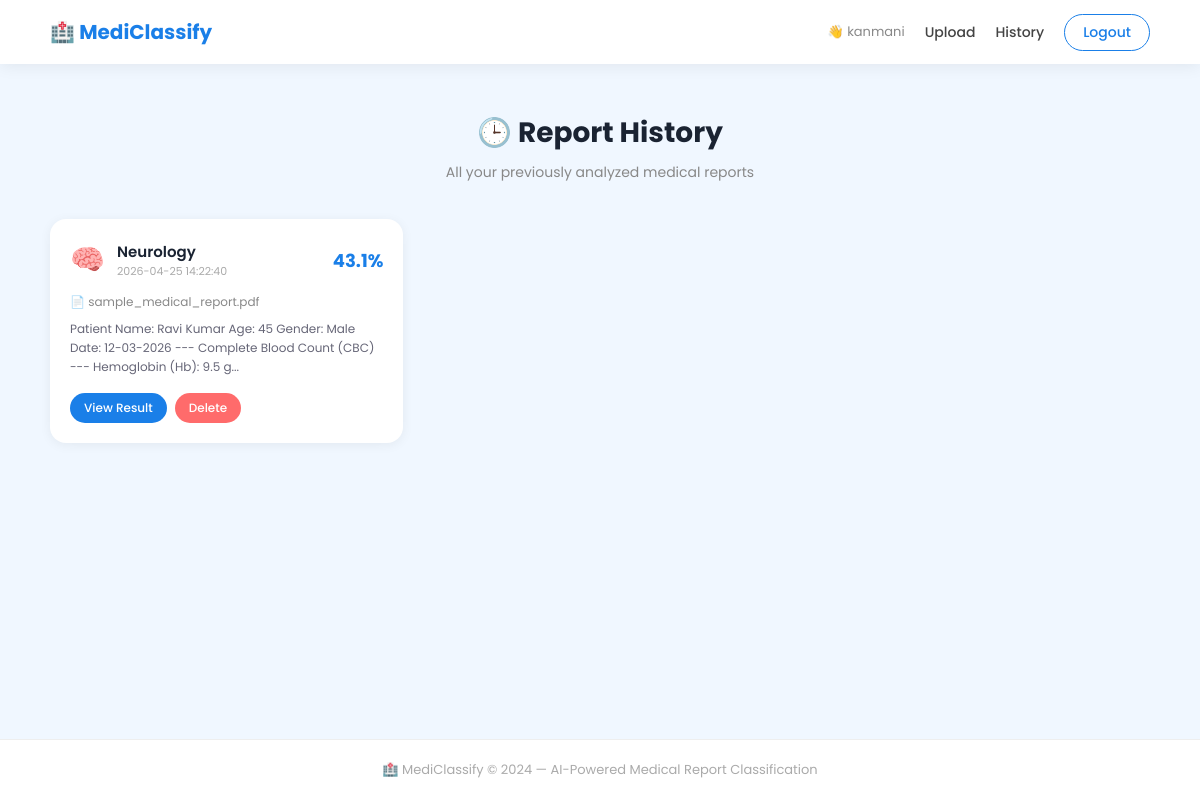
Screenshot of /history (signed in) with the database file from the repository.
### tables this page shows
CREATE TABLE users (
            id INTEGER PRIMARY KEY AUTOINCREMENT,
            name TEXT NOT NULL,
            email TEXT UNIQUE NOT NULL,
            password TEXT NOT NULL,
            created_at TEXT NOT NULL
        );

CREATE TABLE reports (
            id INTEGER PRIMARY KEY AUTOINCREMENT,
            user_id INTEGER NOT NULL,
            filename TEXT NOT NULL,
            extracted_text TEXT,
            category TEXT,
            confidence REAL,
            keywords TEXT,
            created_at TEXT NOT NULL,
            FOREIGN KEY (user_id) REFERENCES users(id)
        );

### app.py (the view)
@app.route('/history')
@login_required
def history():
    db      = get_db()
    reports = db.execute('SELECT * FROM reports WHERE user_id = ? ORDER BY created_at DESC',
                         (current_user.id,)).fetchall()
    return render_template('history.html', reports=reports)

### app.py (called while the page is built)
def get_db():
    db = sqlite3.connect(os.path.join(os.path.dirname(os.path.abspath(__file__)), 'instance', 'database.db'))
    db.row_factory = sqlite3.Row
    return db

@login_manager.user_loader
def load_user(user_id):
    db   = get_db()
    user = db.execute('SELECT * FROM users WHERE id = ?', (user_id,)).fetchone()
    if user:
        return User(user['id'], user['name'], user['email'])
    return None

### templates/history.html (shortened to what this page needs)
{% extends "base.html" %}
{% block content %}
<section class="page-section">
  <div class="container">
    <div class="page-header">
      <h2>🕒 Report History</h2>
      <p>All your previously analyzed medical reports</p>
    </div>
    {% if reports %}
    <div class="history-grid">
      {% for r in reports %}
      <div class="history-card">
        <div class="history-card-header">
          <span class="history-icon">
            {% if r['category'] == 'Surgery' %}🔪
            {% elif r['category'] == 'Radiology' %}🩻
            {% else %}🧠{% endif %}
          </span>
          <div>
            <div class="history-category">{{ r['category'] }}</div>
            <div class="history-date">{{ r['created_at'] }}</div>
          </div>
          <div class="history-conf">{{ r['confidence'] }}%</div>
        </div>
        <div class="history-filename">📄 {{ r['filename'] }}</div>
        <div class="history-preview">{{ r['extracted_text'][:120] }}...</div>
        <div class="history-actions">
          <a href="{{ url_for('result', report_id=r['id']) }}" class="btn-sm-primary">View Result</a>
          <a href="{{ url_for('delete_report', report_id=r['id']) }}"
             class="btn-sm-danger"
             onclick="return confirm('Delete this report?')">Delete</a>
        </div>
      </div>
      {% endfor %}
    </div>
    {% endif %}
  </div>
</section>
{% endblock %}

### templates/base.html (shortened to what this page needs)
<!DOCTYPE html>
<html lang="en">
<head>
  <link rel="stylesheet" href="{{ url_for('static', filename='css/style.css') }}"/>
</head>
<body>
  <nav class="navbar">
    <div class="nav-container">
      <a href="{{ url_for('home') }}" class="nav-logo">
        🏥 MediClassify
      </a>
      <div class="nav-links">
        {% if current_user.is_authenticated %}
          <span class="nav-user">👋 {{ current_user.name }}</span>
          <a href="{{ url_for('upload') }}" class="nav-link">Upload</a>
          <a href="{{ url_for('history') }}" class="nav-link">History</a>
          <a href="{{ url_for('logout') }}" class="nav-btn-outline">Logout</a>
        {% else %}
          <a href="{{ url_for('login') }}" class="nav-link">Login</a>
          <a href="{{ url_for('register') }}" class="nav-btn">Get Started</a>
        {% endif %}
      </div>
    </div>
  </nav>
  <main>
    {% block content %}{% endblock %}
  </main>
  <footer class="footer">
    <p>🏥 MediClassify &copy; 2024 — AI-Powered Medical Report Classification</p>
  </footer>
</body>
</html>

### static/css/style.css (style rules this page uses)
*, *::before, *::after { box-sizing: border-box; margin: 0; padding: 0; }
body { font-family: 'Poppins', sans-serif; background: #F0F7FF; color: #1a2332; min-height: 100vh; display: flex; flex-direction: column; }
a { text-decoration: none; color: inherit; }
.navbar { background: white; box-shadow: 0 2px 16px rgba(0,0,0,0.07); position: sticky; top: 0; z-index: 100; padding: 0 24px; }
.nav-container { max-width: 1100px; margin: 0 auto; display: flex; align-items: center; justify-content: space-between; height: 64px; }
.nav-logo { font-size: 20px; font-weight: 700; color: #1a7fe8; }
.nav-links { display: flex; align-items: center; gap: 20px; }
.nav-link { font-size: 14px; font-weight: 500; color: #444; }
.nav-user { font-size: 13px; color: #888; }
.nav-btn-outline { border: 1.5px solid #1a7fe8; color: #1a7fe8; padding: 7px 18px; border-radius: 24px; font-size: 14px; font-weight: 500; }
.btn-sm-primary { background: #1a7fe8; color: white; padding: 6px 14px; border-radius: 20px; font-size: 12px; font-weight: 500; }
.btn-sm-danger { background: #FF6B6B; color: white; padding: 6px 14px; border-radius: 20px; font-size: 12px; font-weight: 500; }
.container { max-width: 1100px; margin: 0 auto; }
.page-section { padding: 48px 24px; min-height: calc(100vh - 140px); }
.page-header { text-align: center; margin-bottom: 36px; }
.page-header h2 { font-size: 28px; font-weight: 700; margin-bottom: 8px; }
.page-header p { font-size: 14px; color: #888; }
.history-grid { display: grid; grid-template-columns: repeat(auto-fill, minmax(300px, 1fr)); gap: 20px; }
.history-card { background: white; border-radius: 16px; padding: 20px; box-shadow: 0 2px 12px rgba(0,0,0,0.06); }
.history-card-header { display: flex; align-items: center; gap: 12px; margin-bottom: 12px; }
.history-icon { font-size: 28px; }
.history-category { font-size: 15px; font-weight: 600; }
.history-date { font-size: 11px; color: #aaa; }
.history-conf { margin-left: auto; font-size: 18px; font-weight: 700; color: #1a7fe8; }
.history-filename { font-size: 12px; color: #888; margin-bottom: 8px; }
.history-preview { font-size: 12px; color: #667; line-height: 1.6; margin-bottom: 16px; }
.history-actions { display: flex; gap: 8px; }
.footer { background: white; text-align: center; padding: 20px; font-size: 13px; color: #aaa; margin-top: auto; border-top: 1px solid #eee; }

### rows the page displays
users: name "kanmani"
reports: category "Neurology", created_at "2026-04-25 14:22:40", confidence "43.1", filename "sample_medical_report.pdf", extracted_text "Patient Name: Ravi Kumar Age: 45 Gender: Male Date: 12-03-2026 --- Complete Blood Count (CBC) --- Hemoglobin (Hb): 9.5 g"
